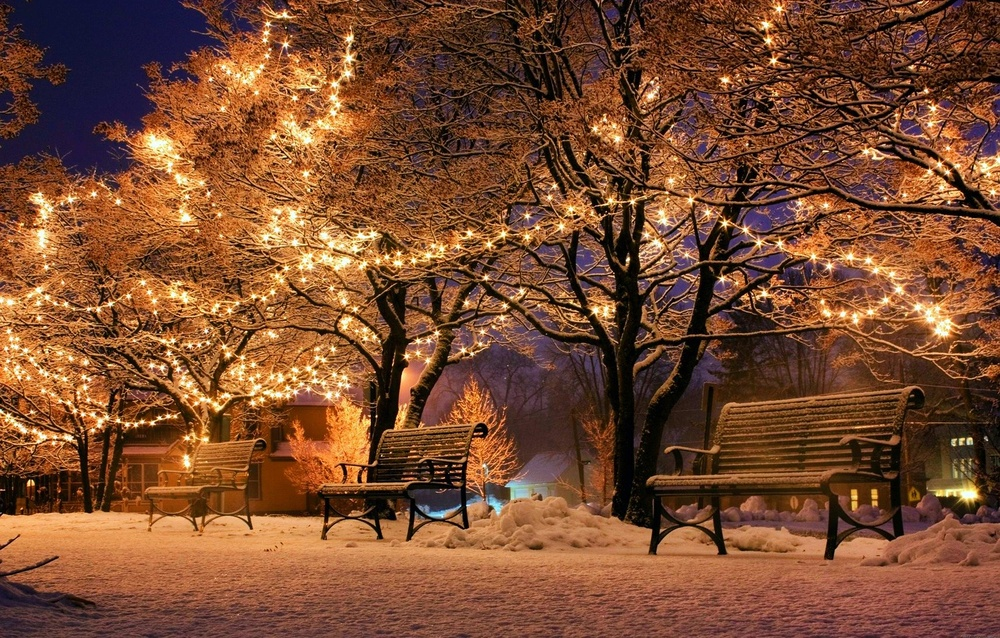
#> input picture opencv/test/tree.jpg, 1000 x 638 px, shrunk from 1920 x 1224 before the run
$ python images.py
#> lines starting #> are read from the running program, lines starting #| are printed output that depends on the picture
import numpy as np
import cv2

'''
var = cv2.imread('Image path/~.extension', data)

data
cv2.IMREAD_COLOR : Loads a color image. Any transparency of image will be neglected. It is the default flag.
cv2.IMREAD_GRAYSCALE : Loads image in grayscale mode
cv2.IMREAD_UNCHANGED : Loads image as such including alpha channel

simple
 0 : gray
 1 : color
-1 : color + alpha channel

* alpha channel : Secondary data separated from the data of color representation for each pixel
'''
img = cv2.imread('tree.jpg', cv2.IMREAD_COLOR)
#> img is the input picture: shape (638, 1000, 3); mean B, G, R 48.6, 75.7, 123.2

cv2.namedWindow('test',cv2.WINDOW_NORMAL)
cv2.imshow('test', img)

(B,G,R) = cv2.split(img)
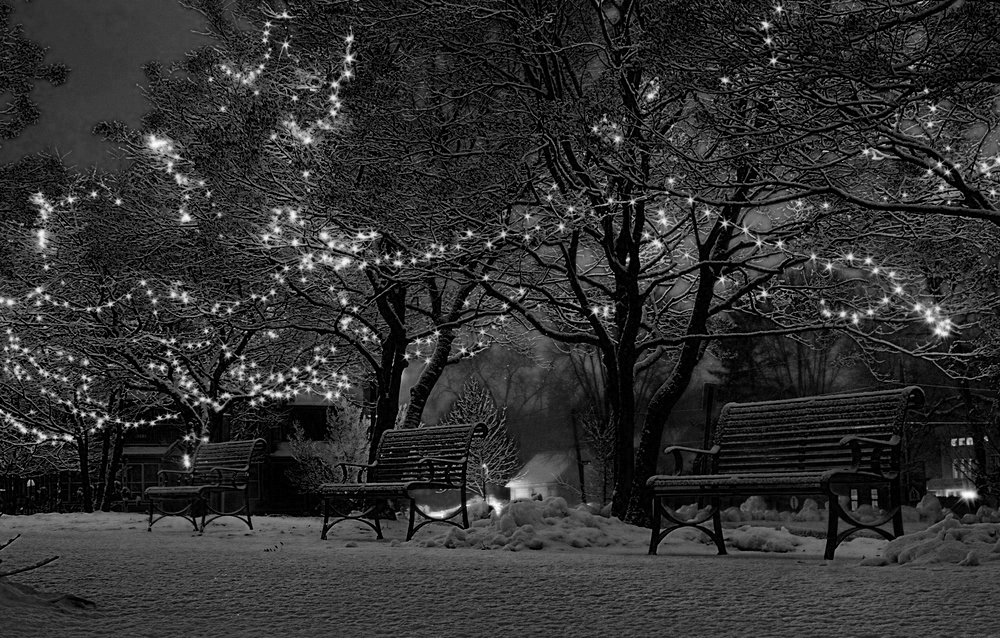
#> B: shape (638, 1000); min 0, max 255, mean 48.6
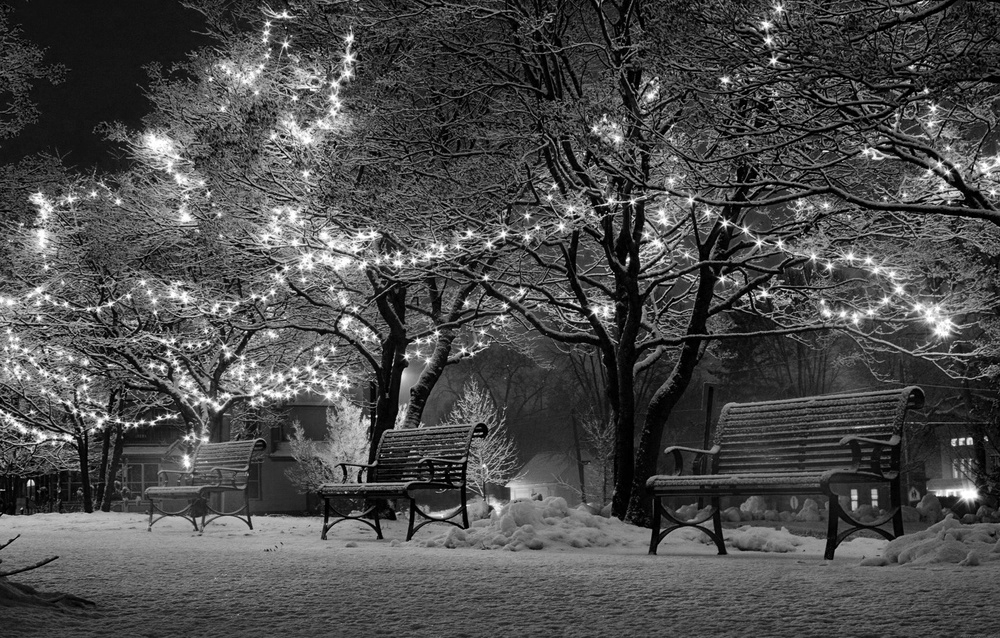
#> G: shape (638, 1000); min 0, max 255, mean 75.7
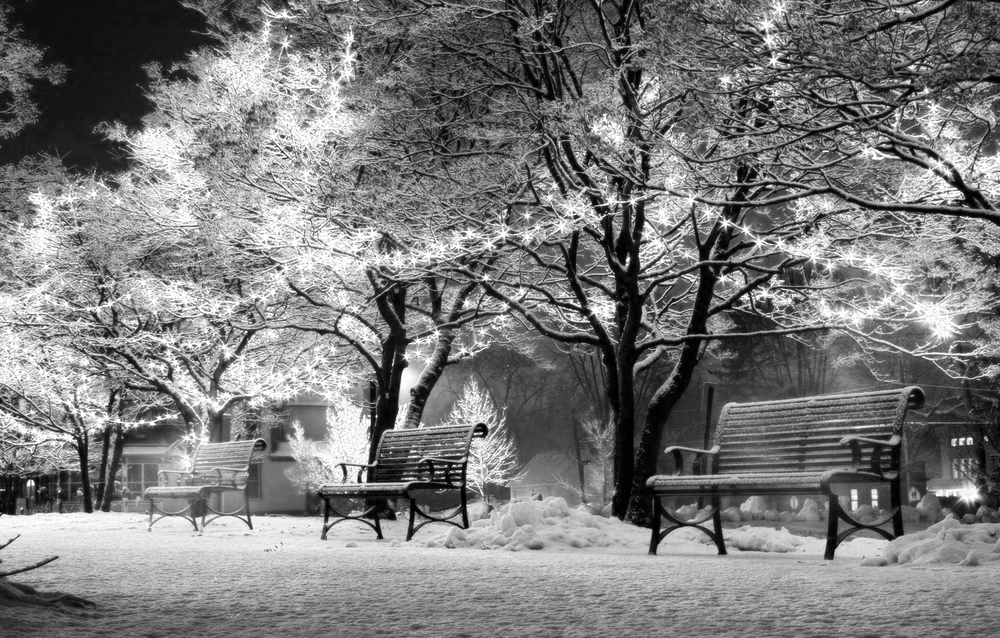
#> R: shape (638, 1000); min 0, max 255, mean 123.2

cv2.namedWindow('t1',cv2.WINDOW_NORMAL)
cv2.imshow('t1',B)

cv2.namedWindow('t2',cv2.WINDOW_NORMAL)
cv2.imshow('t2',G)

cv2.namedWindow('t3',cv2.WINDOW_NORMAL)
cv2.imshow('t3',R)

cv2.namedWindow('t4',cv2.WINDOW_NORMAL)
cv2.imshow('t4',img)

'''print(img.channels())
'''
cv2.waitKey(0)

'''
img1 = cv2.imread('tree.jpg', cv2.IMREAD_GRAYSCALE)

cv2.namedWindow('test1',cv2.WINDOW_NORMAL)
cv2.imshow('test1', img1)

img2 = cv2.imread('tree.jpg', cv2.IMREAD_UNCHANGED)

cv2.namedWindow('test2',cv2.WINDOW_NORMAL)
cv2.imshow('test2', img2)

cv2.waitKey(0)
cv2.destroyAllWindows()
'''
